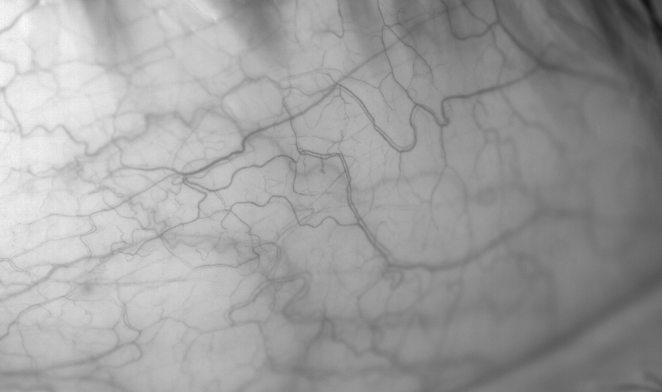
#> input picture data/18.06.25/Image__2018-06-25__15-23-15.bmp, 1323 x 784 px (shown at 1/2 size)
$ jupyter execute 'Luminosity and contrast normalization in retinal images.ipynb'
#> lines starting #> are read from the running program, lines starting #| are printed output that depends on the picture; after the words box and inside, x2 and y2 are one past the last pixel; in counts of white or black regions, pixels touching at a corner belong together
#> further down, vesselImg is the input picture: shape (784, 1323, 3); min 18, max 255, mean 157.5
[cell 1]
import cv2
import skimage
import numpy as np
from skimage.transform import resize
from skimage import io


#own library.
from retinaSeg import retinahelpfunction as rhf
from retinaSeg import retinapreprocess as rpp

[cell 2]
def luminosity_contrast_normalization(img,blockSize,resizeImg,debugOption = 'off'):
    """
    Luminosity and contrast normalization in retinal images
        Marco Foracchia 1, Enrico Grisan, Alfredo Ruggeri
        Department of Information Engineering, University of Padova, Via Gradenigo 6/a, 35131 Padova, Italy
        Medical Image Analysis

    Parameters
    ----------
    img : 2-D Array
        *img range = [0,1]*
        numpy 2-D array
        opencv / sklearn / numpy are avaliable.
        float / uint8 data type.

    blockSizeR : block size. (2-D array)

    resizeImg : col * row (2-D array)

    debugOption : debugging option
    if you turn on the this variable, you can see the process of images.

    Returns
    -------
        normalized image.

    Example
    -------
    >>> vesselPath4 = "./data/18.06.25/Image__2018-06-25__15-23-15.bmp"
    >>> vesselImg = io.imread(vesselPath4)
    >>> vesselImg = vesselImg[:,:,1]
    >>> resizedVal = (800,1300)
    >>> blockSize = (80,130)
    >>> result = luminosity_contrast_normalization(vesselImg,blockSize,resizedVal)

    """
#> called with blockSize = (80, 130), resizeImg = (800, 1300), debugOption = 'off'
    resizedImg  = resize(img, resizeImg , anti_aliasing=True)
    rhf.show_on_jupyter(resizedImg,'gray','float')
#> (this line was passed over: retinaSeg is not available in this run)

    blockR,blockC = blockSize
    imgR, imgC  = resizedImg.shape
#> imgR = 800; imgC = 1300

    meanSub= np.zeros(( int(imgR / blockR), int(imgC/blockC) ))
    stdSub = np.zeros((int(imgR / blockR), int(imgC/blockC)))


    for i in range(int(imgR / blockR)): # Row
        for j in range(int(imgC / blockC)): # Col
            topLeftC = blockC * j +1
            topLeftR = blockR * i +1
            tempH = blockR * (i+1)
            tempW = blockC * (j+1)
            temp = resizedImg[topLeftR:tempH, topLeftC:tempW]
            meanSub[i,j] = np.mean(temp)
            stdSub[i,j] = np.std(temp)
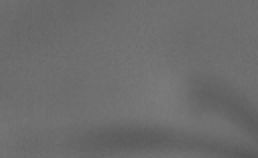
#> temp: shape (79, 129) float64 (shown 2 times larger); min 0.345, max 0.484, mean 0.427

    meanFull = cv2.resize(meanSub,(1300,800),interpolation = cv2.INTER_CUBIC)
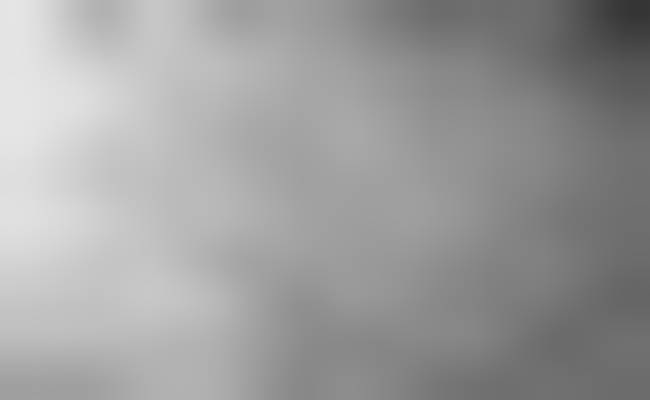
#> meanFull: shape (800, 1300) float64 (shown at 1/2 size); min 0.21, max 0.902, mean 0.618
    stdFull = cv2.resize(stdSub,(1300,800),interpolation = cv2.INTER_CUBIC)
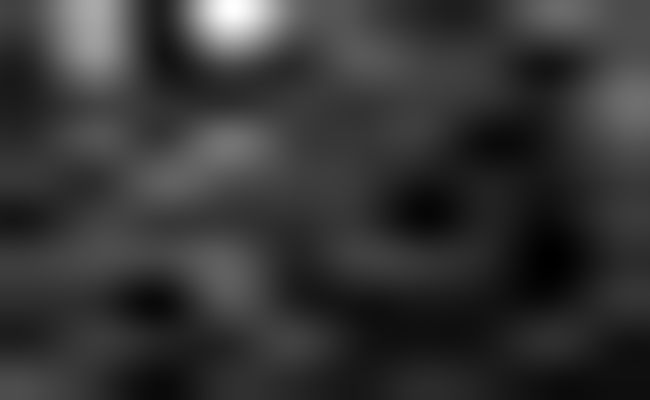
#> stdFull: shape (800, 1300) float64 (shown at 1/2 size); min 0.0138, max 0.129, mean 0.0376; drawn with min black and max white

    mahDist = np.divide(np.subtract(resizedImg,meanFull) , stdFull)
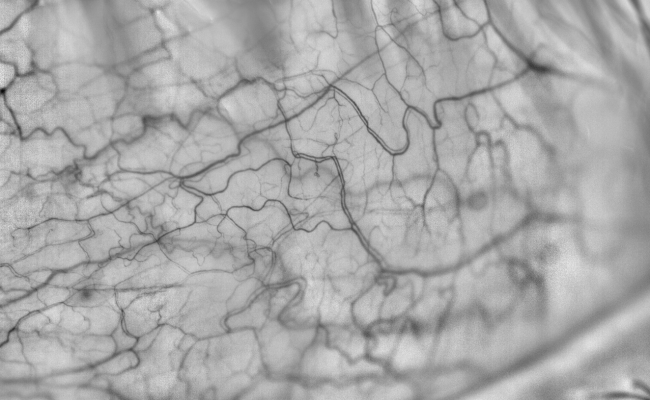
#> mahDist: shape (800, 1300) float64 (shown at 1/2 size); min -7.12, max 3.64, mean 0.0212; drawn with min black and max white
    mahDist = np.abs(mahDist)
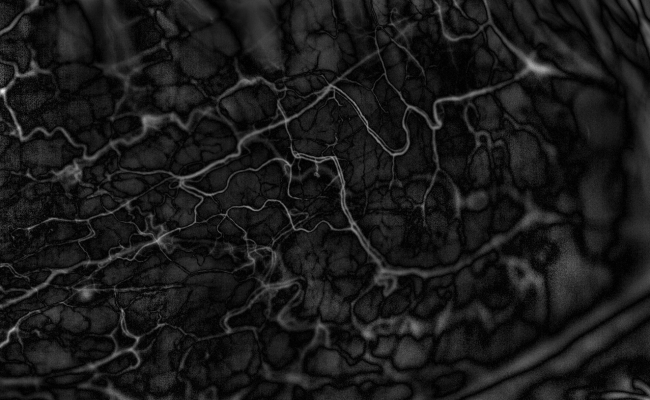
#> mahDist: shape (800, 1300) float64 (shown at 1/2 size); min 2.09e-06, max 7.12, mean 0.724; drawn with min black and max white
    mahDist[mahDist < 1] = 1
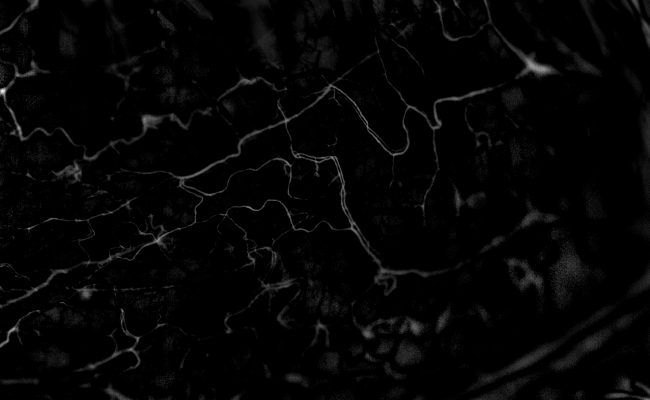
#> mahDist: shape (800, 1300) float64 (shown at 1/2 size); min 1, max 7.12, mean 1.12; drawn with min black and max white
    mahDist[mahDist != 1] = 0
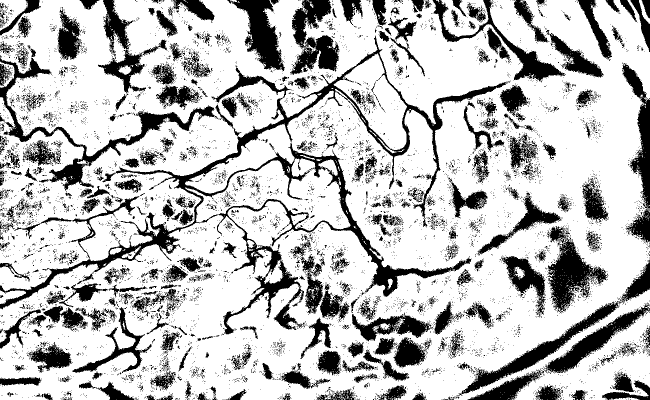
#> mahDist: shape (800, 1300) float64 (shown at 1/2 size); values 0 (black) and 1 (white), 75.1% white; 8295 black regions (7854 under 20 px), largest, box (x1, y1, x2, y2) and area: (0, 71, 1016, 669) 42099, (0, 115, 436, 382) 11186, (917, 520, 1300, 792) 9045

    if debugOption == 'on':
        rhf.show_on_jupyter(meanFull,'gray','float')
        rhf.show_on_jupyter(stdFull,'gray','float')
        rhf.show_on_jupyter(mahDist,'gray','float')

    meanSub2= np.zeros(( int(imgR / blockR), int(imgC/blockC) ))
    stdSub2 = np.zeros((int(imgR / blockR), int(imgC/blockC)))

    for i in range(int(imgR / blockR)): # Row
        for j in range(int(imgC / blockC)): # Col
            topLeftC2 = blockC * j +1
            topLeftR2 = blockR * i +1
            tempH2 = blockR * (i+1)
            tempW2 = blockC * (j+1)
            temp2 = resizedImg[topLeftR2:tempH2, topLeftC2:tempW2]
            temp3 = np.ndarray.flatten(temp2)
            tempDist = mahDist[topLeftR2:tempH2, topLeftC2:tempW2]
            tempDist = np.nonzero(np.ravel(tempDist))
            meanSub2[i,j] = np.mean(temp3[tempDist])
            stdSub2[i,j] = np.std(temp3[tempDist])


    meanFull2 = cv2.resize(meanSub2,(1300,800),interpolation = cv2.INTER_CUBIC)
    stdFull2 = cv2.resize(stdSub2,(1300,800),interpolation = cv2.INTER_CUBIC)
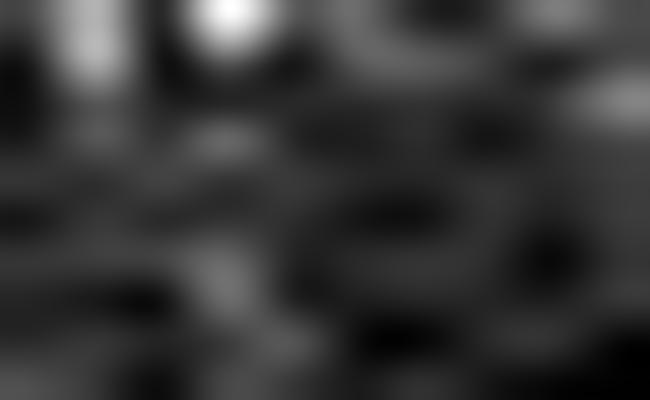
#> stdFull2: shape (800, 1300) float64 (shown at 1/2 size); min 0.00905, max 0.0941, mean 0.027; drawn with min black and max white
    corrected = (np.divide(np.subtract(resizedImg,meanFull2),stdFull2))

    if debugOption == 'on':
        rhf.show_on_jupyter(meanFull2,'gray','float')
        rhf.show_on_jupyter(stdFull2,'gray','float')
        rhf.show_on_jupyter(corrected,'gray','float')

    return corrected

[cell 3]
vesselPath4 = "./data/18.06.25/Image__2018-06-25__15-23-15.bmp"

vesselImg = io.imread(vesselPath4)
vesselImg = vesselImg[:,:,1]
resizedVal = (800,1300)
blockSize = (80,130)
result = luminosity_contrast_normalization(vesselImg,blockSize,resizedVal)
